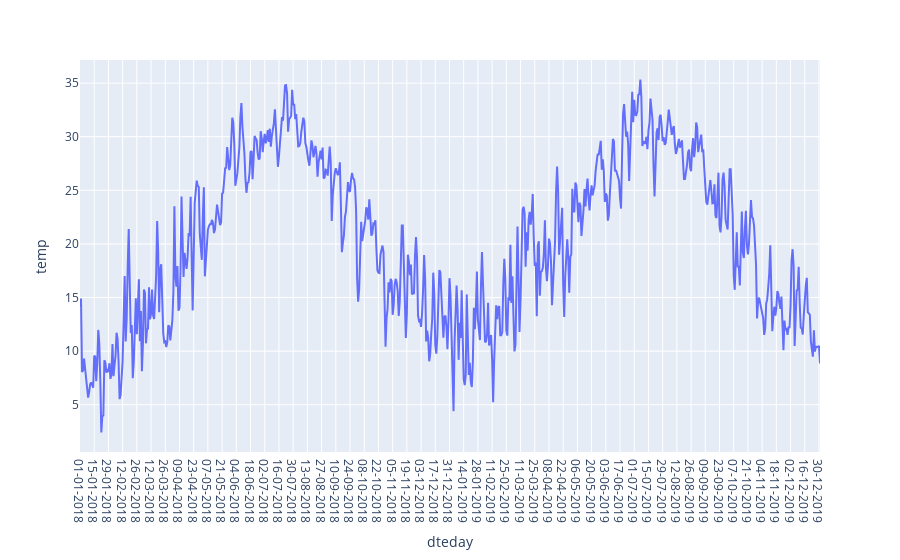

Notebook cell for this chart:
### Code cell
# Checking variation of temperature with dates through interactive plot
import plotly.express as px
fig = px.line(bike, x="dteday", y="temp")
fig.show()

### Figure 1 — Plotly figure (JSON) as saved in the notebook; plotly's stock layout.template omitted (floating-point values rounded to 4 significant figures; data arrays with more than 128 entries replaced by an {"elided": "..."} marker saying what was removed)
{"data": [{"hovertemplate": "dteday=%{x}<br>temp=%{y}<extra></extra>", "legendgroup": "", "line": {"color": "#636efa", "dash": "solid"}, "marker": {"symbol": "circle"}, "mode": "lines", "name": "", "orientation": "v", "showlegend": false, "type": "scatter", "x": {"elided": "730 str values"}, "xaxis": "x", "y": {"elided": "730 float values"}, "yaxis": "y"}], "layout": {"legend": {"tracegroupgap": 0}, "margin": {"t": 60}, "xaxis": {"anchor": "y", "domain": [0, 1], "title": {"text": "dteday"}}, "yaxis": {"anchor": "x", "domain": [0, 1], "title": {"text": "temp"}}}}
